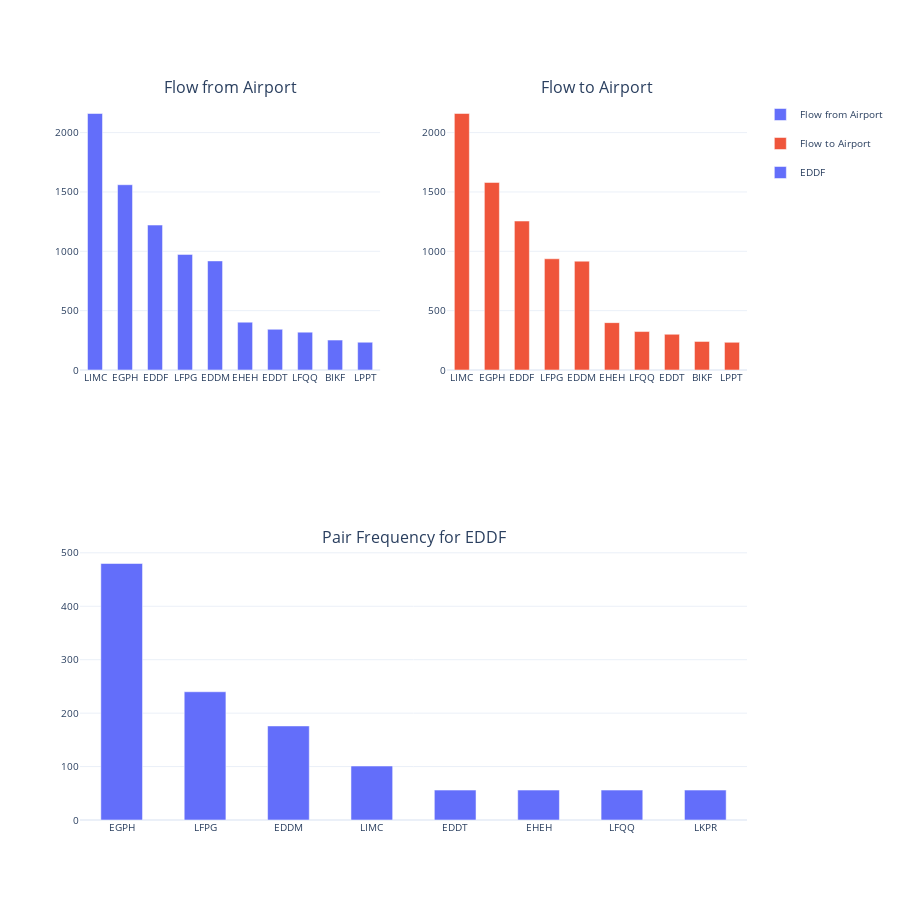

Notebook source saved alongside this figure:
### Code cell
# Specify the file path to your Excel file
excel_file_path = '/Users/yehorfurtsev/Documents/TIL_First_Year/TIL_Second_Year/AE4423-20 Airline Planning and Optimisation/Assignment_1 /APO_assignments/Assignment_1_P1/Assignment1_Problem1_results.xls'

# Specify the sheet name you want to scrape
sheet_name = 'x'

# Read the Excel file into a pandas DataFrame
df = pd.read_excel(excel_file_path, sheet_name=sheet_name)

# Assuming the first column contains unique labels and the last column contains total flights
# Adjust column indices if your data structure is different

merge = df.sum(axis=0, numeric_only=True)
merge = pd.Series(merge, name="Flow")

sort = merge.sort_values(ascending=False)
sort = sort.head(10)

# Create a bar graph using plotly express for the first DataFrame
fig1 = go.Figure(go.Bar(x=sort.index, y=sort.values, name='Flow from Airport'))
fig1.update_layout(
    plot_bgcolor='white',
    title='Flow from Airport',
    template="plotly_white"
)

# Assuming the first column contains unique labels and the last column contains total flights
# Adjust column indices if your data structure is different

merge_1 = df.sum(axis=1,numeric_only=True)
merge_1 = pd.Series(merge_1, name = "Flow")
merge_1 = merge_1.to_frame()

merge_1 = merge_1.set_index(df['x[i,j]'])
sort_1 = merge_1.sort_values(by='Flow', ascending=False)

sort_1 = sort_1.head(10)
# Create a bar graph using plotly express for the second DataFrame
fig2 = go.Figure(go.Bar(x=sort_1.index, y=sort_1['Flow'], name='Flow to Airport'))
fig2.update_layout(
    plot_bgcolor='white',
    title='Flow to Airport',
    template="plotly_white",

)


# Melt the DataFrame
melted_df = pd.melt(df, id_vars=['x[i,j]'], var_name='Airport', value_name='Flights')

# Filter out entries with zero values
non_zero_df = melted_df[melted_df['Flights'] != 0]
non_zero_df = non_zero_df.sort_values(by='Flights', ascending=False)

# Create a bar chart using Plotly Express
fig3 = px.bar(non_zero_df, x='x[i,j]', y='Flights', color='Airport',
              title='Pair Frequency Bar Chart', labels={'x[i,j]': 'Airport Pair'}, template="plotly_white")

# Create a subplot with two rows and two columns
fig = make_subplots(rows=2, cols=2,
                    subplot_titles=['Flow from Airport', 'Flow to Airport', 'Pair Frequency for EDDF'],
                    specs=[[{}, {}], [{"colspan": 2}, None]]) # Note the 'specs' parameter

# Add the traces to the subplot
fig.add_trace(fig1.data[0], row=1, col=1)
fig.add_trace(fig2.data[0], row=1, col=2)

# Add the third graph to occupy two columns in the second row
fig.add_trace(fig3.data[0], row=2, col=1)

# Update layout
fig.update_layout(template="plotly_white", height=900,font=dict(size=10))
fig.update_traces(width=0.5)

# Show the plot
fig.show()

# Save the figure as an image
pio.write_image(fig, "Combined_Flow_and_Pair_Frequency_Plots_x.png", format='png')

### Figure 1 — Plotly figure (JSON) as saved in the notebook; plotly's stock layout.template omitted (floating-point values rounded to 4 significant figures)
{"data": [{"name": "Flow from Airport", "x": ["LIMC", "EGPH", "EDDF", "LFPG", "EDDM", "EHEH", "EDDT", "LFQQ", "BIKF", "LPPT"], "y": [2161, 1561, 1221, 974, 919, 403, 343, 319, 252, 234], "type": "bar", "xaxis": "x", "yaxis": "y", "width": 0.5}, {"name": "Flow to Airport", "x": ["LIMC", "EGPH", "EDDF", "LFPG", "EDDM", "EHEH", "LFQQ", "EDDT", "BIKF", "LPPT"], "y": [2161, 1580, 1255, 937, 917, 399, 324, 301, 241, 233], "type": "bar", "xaxis": "x2", "yaxis": "y2", "width": 0.5}, {"alignmentgroup": "True", "hovertemplate": "Airport=EDDF<br>Airport Pair=%{x}<br>Flights=%{y}<extra></extra>", "legendgroup": "EDDF", "marker": {"color": "#636efa", "pattern": {"shape": ""}}, "name": "EDDF", "offsetgroup": "EDDF", "orientation": "v", "showlegend": true, "textposition": "auto", "x": ["EGPH", "LFPG", "EDDM", "LIMC", "EDDT", "EHEH", "LFQQ", "LKPR"], "xaxis": "x3", "y": [480, 240, 176, 101, 56, 56, 56, 56], "yaxis": "y3", "type": "bar", "width": 0.5}], "layout": {"xaxis": {"anchor": "y", "domain": [0.0, 0.45]}, "yaxis": {"anchor": "x", "domain": [0.625, 1.0]}, "xaxis2": {"anchor": "y2", "domain": [0.55, 1.0]}, "yaxis2": {"anchor": "x2", "domain": [0.625, 1.0]}, "xaxis3": {"anchor": "y3", "domain": [0.0, 1.0]}, "yaxis3": {"anchor": "x3", "domain": [0.0, 0.375]}, "annotations": [{"font": {"size": 16}, "showarrow": false, "text": "Flow from Airport", "x": 0.225, "xanchor": "center", "xref": "paper", "y": 1.0, "yanchor": "bottom", "yref": "paper"}, {"font": {"size": 16}, "showarrow": false, "text": "Flow to Airport", "x": 0.775, "xanchor": "center", "xref": "paper", "y": 1.0, "yanchor": "bottom", "yref": "paper"}, {"font": {"size": 16}, "showarrow": false, "text": "Pair Frequency for EDDF", "x": 0.5, "xanchor": "center", "xref": "paper", "y": 0.375, "yanchor": "bottom", "yref": "paper"}], "font": {"size": 10}, "height": 900}}
